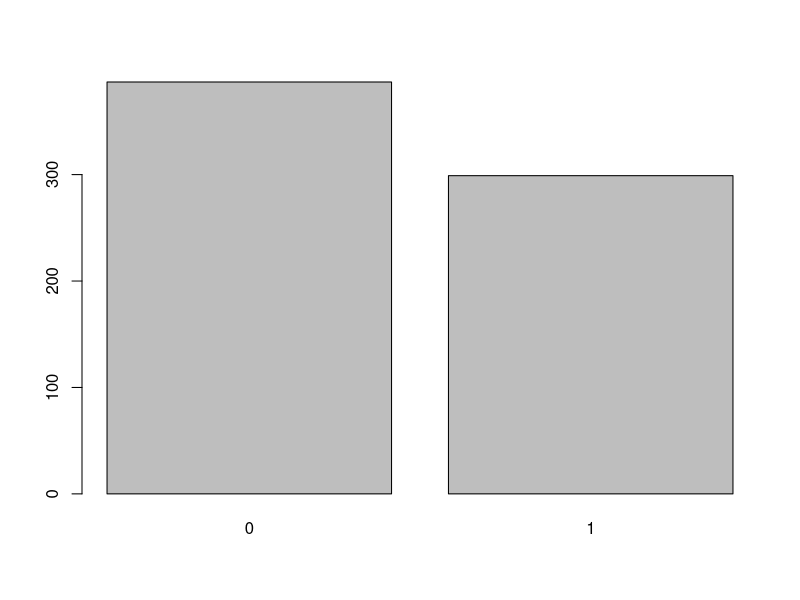

This chart was generated by the following R code: (Note: this script raises an error after producing the figure.)

library(survival)
library(survminer)


install.packages("TH.data")
library(TH.data)

library(tidyverse)

# Check out the help page for this dataset
help(GBSG2, package = "TH.data")

# Load the data
data(GBSG2, package = "TH.data")

# Look at the summary of the dataset
summary(GBSG2)

table(GBSG2$cens) %>% barplot()



# Create Surv-Object
sobj <- Surv(GBSG2$time, GBSG2$cens)

# Look at 10 first elements
sobj[1:10]

# Look at summary
summary(sobj)

# Look at structure
str(sobj)


# Load the UnempDur data
data(UnempDur, package = "Ecdat")

# Count censored and uncensored data
cens_employ_ft <- table(UnempDur$censor1)
cens_employ_ft

# Create barplot of censored and uncensored data
barplot(cens_employ_ft)

# Create Surv-Object
sobj <- Surv(UnempDur$spell, UnempDur$censor1)

# Look at 10 first elements
sobj[1:10]


# KM ----------------------------------------------------------------------

# Create time and event data
time <- c(5, 6, 2, 4, 4)
event <- c(1, 0, 0, 1, 1)

# Compute Kaplan-Meier estimate
km <- survfit(Surv(time, event) ~ 1)
km

# Take a look at the structure
str(km)

# Create data.frame
data.frame(time = km$time, n.risk = km$n.risk, n.event = km$n.event,
           n.censor = km$n.censor, surv = km$surv)

ggsurvplot(km, conf.int = FALSE, 
           risk.table = "nrisk_cumevents", 
           legend = "none")




library(survival)
library(survminer)

# 创建数据框
df <- data.frame(
  time = c(5, 6, 2, 4, 4),
  event = c(1, 0, 0, 1, 1)
)

# 拟合 KM 曲线，并指定数据
km <- survfit(Surv(time, event) ~ 1, data = df)

# 绘图
ggsurvplot(km, data = df, 
           conf.int = TRUE, 
           risk.table = TRUE)

# breast cancer -----------------------------------------------------------

# Kaplan-Meier estimate
km <- survfit(Surv(time, cens) ~ 1, data = GBSG2)

# Plot of the Kaplan-Meier estimate
ggsurvplot(km)

# Add the risk table to plot
ggsurvplot(km, risk.table = TRUE)

# Kaplan-Meier estimate
km <- survfit(Surv(time, cens) ~ 1, data = GBSG2)

# Plot of the Kaplan-Meier estimate
ggsurvplot(km)

# Add the risk table to plot
ggsurvplot(km, risk.table = TRUE)

# Add a line showing the median survival time
ggsurvplot(km, surv.median.line = "hv", type = "hv")


# Weibull model
wb <- survreg(Surv(time, cens) ~ 1, data = GBSG2)

# Compute the median survival from the model
predict(wb, type = "quantile", p = 0.5, newdata = data.frame(1))

# 70 Percent of patients survive beyond time point...
predict(wb, type = "quantile", p = 0.3, newdata = data.frame(1))


# Weibull model
wb <- survreg(Surv(time, cens) ~ 1, data = GBSG2)

# Retrieve survival curve from model probabilities 
surv <- seq(.99, .01, by = -.01)

# Get time for each probability
t <- predict(wb, type = "quantile", p = 1-surv, newdata = data.frame(1))

# Create data frame with the information
surv_wb <- data.frame(time = t, surv = surv)

# Look at first few lines of the result
head(surv_wb)

# Create data frame with the information needed for ggsurvplot_df
surv_wb <- data.frame(time = t, surv = surv, 
                      upper = NA, lower = NA, std.err = NA)

# Plot
ggsurvplot_df(fit = surv_wb, surv.geom = geom_line)


# Weibull model
wbmod <- survreg(Surv(time, cens) ~ horTh, data = GBSG2)
coef(wbmod)

# Retrieve survival curve from model
surv <- seq(.99, .01, by = -.01)
t_yes <- predict(wbmod, type = "quantile", p = 1 - surv,
                 newdata = data.frame(horTh = "yes"))

# Take a look at survival curve
str(t_yes)


# Weibull model
wbmod <- survreg(Surv(time, cens) ~ horTh + tsize, data = GBSG2)

# Imaginary patients
newdat <- expand.grid(
  horTh = levels(GBSG2$horTh),
  tsize = quantile(GBSG2$tsize, probs = c(0.25, 0.5, 0.75)))
newdat

# Compute survival curves
surv <- seq(.99, .01, by = -.01)
t <- predict(wbmod, type = "quantile", p = 1 - surv,
             newdata = newdat)

# How many rows and columns does t have?
dim(t)

# Use cbind() to combine the information in newdat with t
surv_wbmod_wide <- cbind(newdat, t)

# Use melt() to bring the data.frame to long format
surv_wbmod <- melt(surv_wbmod_wide, id.vars = c("horTh", "tsize"), 
                   variable.name = "surv_id", value.name = "time")


# Use surv_wbmod$surv_id to add the correct survival probabilities surv
surv_wbmod$surv <- surv[as.numeric(surv_wbmod$surv_id)]

# Add columns upper, lower, std.err, and strata to the data.frame
surv_wbmod[, c("upper", "lower", "std.err", "strata")] <- NA

# Take a look at the structure of the object
str(surv_wbmod)

# Plot the survival curves


# Plot the survival curves
ggsurvplot_df(surv_wbmod, surv.geom = geom_line,
              linetype = "horTh", color = "tsize", legend.title = NULL)



# Weibull model
wbmod <- survreg(Surv(time, cens) ~ horTh, data = GBSG2)

# Log-Normal model
lnmod <- survreg(Surv(time, cens) ~ horTh, data = GBSG2, dist = "lognormal")

# Newdata
newdat <- data.frame(horTh = levels(GBSG2$horTh))

# Surv
surv <- seq(.99, .01, by = -.01)

# Survival curve from Weibull model and log-normal model
wbt <- predict(wbmod, type = "quantile", p = 1- surv, newdata = newdat)
lnt <- predict(lnmod, type = "quantile", p = 1- surv, newdata = newdata)

# Melt the data.frame into long format.
surv_long <- melt(surv_wide, id.vars = c("horTh", "dist"),  variable.name = "surv_id", value.name = "time")

# Add column for the survival probabilities
surv_long$surv <- surv[as.numeric(surv_long$surv_id)]

# Add columns upper, lower, std.err, and strata contianing NA values
surv_long[, c("upper", "lower", "std.err", "strata")] <- NA

# Plot the survival curves
ggsurvplot_df(surv_long, surv.geom = geom_line,
              linetype = "horTh", color = "dist" , legend.title = NULL)



# Weibull model 228 cases sex ---------------------------------------------



# Look at the data set
str(dat)

# Estimate a Weibull model
wbmod <- survreg(Surv(time, status) ~ sex, data = dat)
coef(wbmod)



# coxph -------------------------------------------------------------------

# Compute Cox model
cxmod <- coxph(Surv(time, status) ~ performance, data = dat)

# Show model coefficient
coef(cxmod)


# Cox model
cxmod <- coxph(Surv(time, cens) ~ horTh + tsize, data = GBSG2)

# Imaginary patients
newdat <- expand.grid(
  horTh = levels(GBSG2$horTh),
  tsize = quantile(GBSG2$tsize, probs = c(0.25, 0.5, 0.75)))
rownames(newdat) <- letters[1:6]

# Inspect newdat
newdat

# Compute survival curves
cxsf <- survfit(cxmod, data = GBSG2, newdata = newdat, conf.type = "none")

# Look at first 6 rows of cxsf$surv and time points
head(cxsf$surv)
head(cxsf$time)


# Compute data.frame needed for plotting
surv_cxmod0 <- surv_summary(cxsf)

# Look at the first few lines
head(surv_cxmod0)

# Compute data.frame needed for plotting
surv_cxmod0 <- surv_summary(cxsf)

# Look at the first few lines
head(surv_cxmod0)

# Get a character vector of patient letters (patient IDs)
pid <- as.character(surv_cxmod0$strata)

# Multiple of the rows in newdat so that it fits with surv_cxmod0
m_newdat <- newdat[pid, ]

# Add patient info to data.frame
surv_cxmod <- cbind(surv_cxmod0, m_newdat)
head(surv_cxmod)


# Plot
# Plot
ggsurvplot_df(surv_cxmod, linetype = "horTh", color = "tsize",
              legend.title = NULL, censor = FALSE)

# Compute Cox model and survival curves
cxmod <- coxph(Surv(time, status) ~ performance, data = lung)
new_lung <- data.frame(performance = c(60, 70, 80, 90))
cxsf <- survfit(cxmod, data = lung, newdata = new_lung, conf.type = "none")

# Use the summary of cxsf to take a vector of patient IDs
surv_cxmod0 <- surv_summary(cxsf)
pid <- as.character(surv_cxmod0$strata)

# Duplicate rows in newdat to fit with surv_cxmod0 and add them in
m_newdat <- new_lung[pid, , drop = FALSE]
surv_cxmod <- cbind(surv_cxmod0, m_newdat)

# Plot
ggsurvplot_df(surv_cxmod, color = "performance", legend.title = NULL, censor = FALSE)


# Compute Kaplan-Meier curve
km <- survfit(Surv(time, status) ~ 1, data = lung)

# Compute Cox model
cxmod <- coxph(Surv(time, status) ~ performance, data = lung)


# Compute Cox model survival curves
new_lung <- data.frame(performance = c(60, 70, 80, 90))
cxsf <- survfit(cxmod, data = lung, newdata = new_lung, conf.type = "none")

# Plot Kaplan-Meier curve
ggsurvplot(km, conf.int = FALSE)

# Plot Cox model survival curves
ggsurvplot(cxsf, censor = FALSE)
